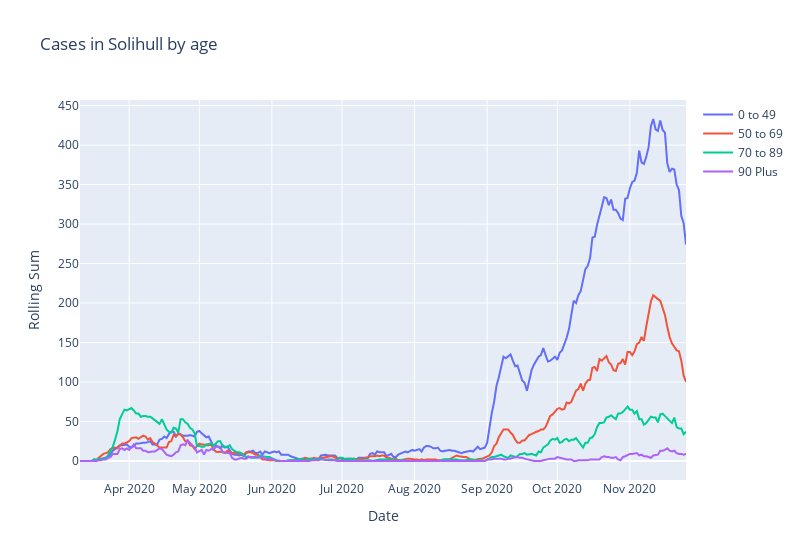

Here is the notebook cell this chart was saved with:
### Code cell
# Display graph for rolling sum
col_names = ['rollsum_0_49', 'rollsum_50_69', 'rollsum_70_89', 'rollsum_90+']
labels = ['0 to 49', '50 to 69', '70 to 89', '90 Plus']
dd.plot_cases(df_area, col_names, labels, "Cases in " + areaname + " by age","Rolling Sum")

### Figure 1 — Plotly figure (JSON) as saved in the notebook; plotly's stock layout.template omitted (floating-point values rounded to 4 significant figures; data arrays with more than 128 entries replaced by an {"elided": "..."} marker saying what was removed)
{"data": [{"connectgaps": true, "mode": "lines", "name": "0 to 49", "type": "scatter", "x": {"elided": "520 str values"}, "y": {"elided": "520 int values"}}, {"connectgaps": true, "mode": "lines", "name": "50 to 69", "type": "scatter", "x": {"elided": "520 str values"}, "y": {"elided": "520 int values"}}, {"connectgaps": true, "mode": "lines", "name": "70 to 89", "type": "scatter", "x": {"elided": "520 str values"}, "y": {"elided": "520 int values"}}, {"connectgaps": true, "mode": "lines", "name": "90 Plus", "type": "scatter", "x": {"elided": "520 str values"}, "y": {"elided": "520 int values"}}], "layout": {"title": {"text": "Cases in Solihull by age"}, "width": 800, "xaxis": {"title": {"text": "Date"}}, "yaxis": {"title": {"text": "Rolling Sum"}}}}
